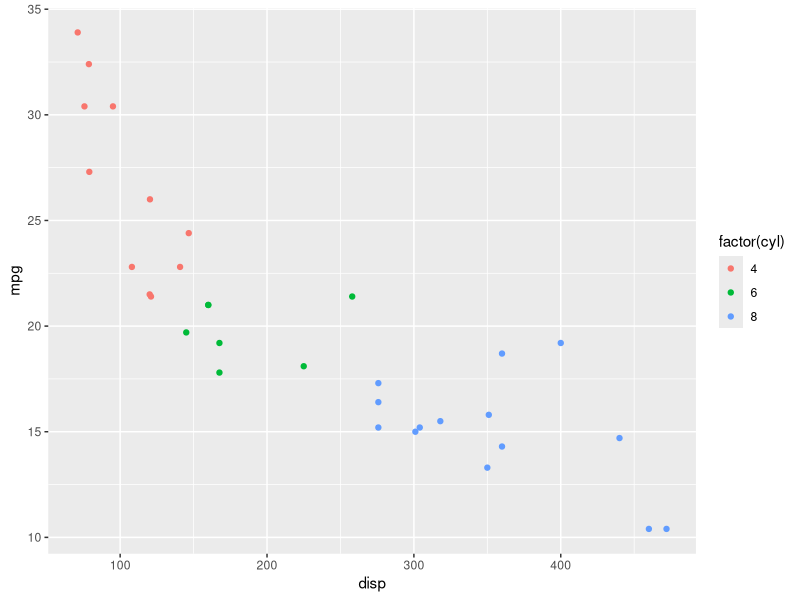

This chart was generated by the following R code:
library(tidyverse)

compute_stats <- function(x) {
  c(m=mean(x), s=sd(x))
}

data("mtcars")
ggplot(mtcars, aes(x=disp, y=mpg)) + geom_point(aes(color=factor(cyl)))

ret <- compute_stats(mtcars$mpg)
print(ret)
